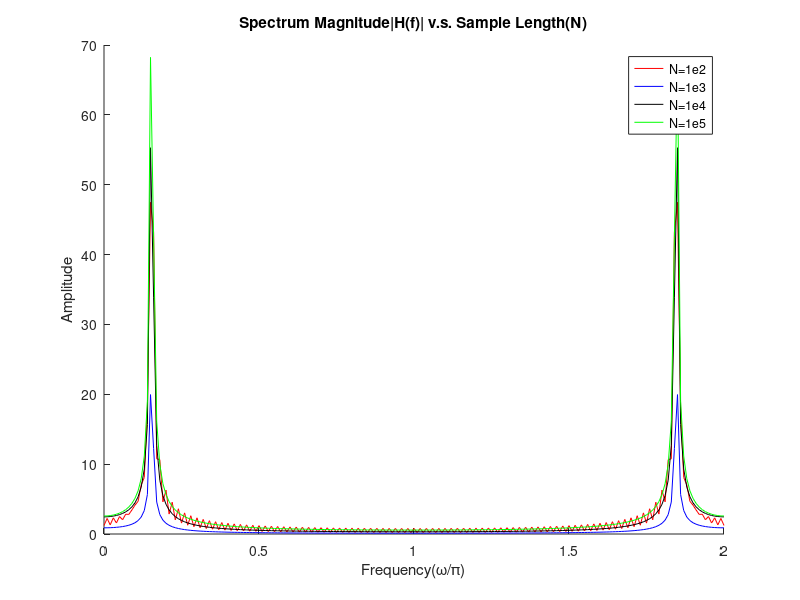

Write the MATLAB code that produced this figure.
clear all;  close all;  clc;
%%
f_0 = 1/13;
f = (0:0.01:2);
cmd = ['r', 'b', 'k', 'g'];
figure(1);  hold on;
for n = 2 : 5
    N = 10^n;
    t = 0:(N-1);
    s = cos( 2*pi * f_0 * t );
	s = fliplr( s ); % impulse response of matched filter h[n] = s[N-1-n]
	
    %% using FFT
%     S = fft( s )/sqrt( N );
%     f = t / N * 2;
%     f(f>1) = f(f>1) - 2;
	
    %% DIY 
    [t_0,t_1] = meshgrid( t, f );
    S = s * exp( -1i*pi*(t_0').*(t_1') );
	
    %% Plot work
    plot( f, abs(S), cmd(n-1) );
end;
hold off;
%%
xlabel('Frequency(\omega/\pi)');  ylabel('Amplitude');
legend('N=1e2','N=1e3','N=1e4','N=1e5');
title('Spectrum Magnitude|H(f)| v.s. Sample Length(N)');
